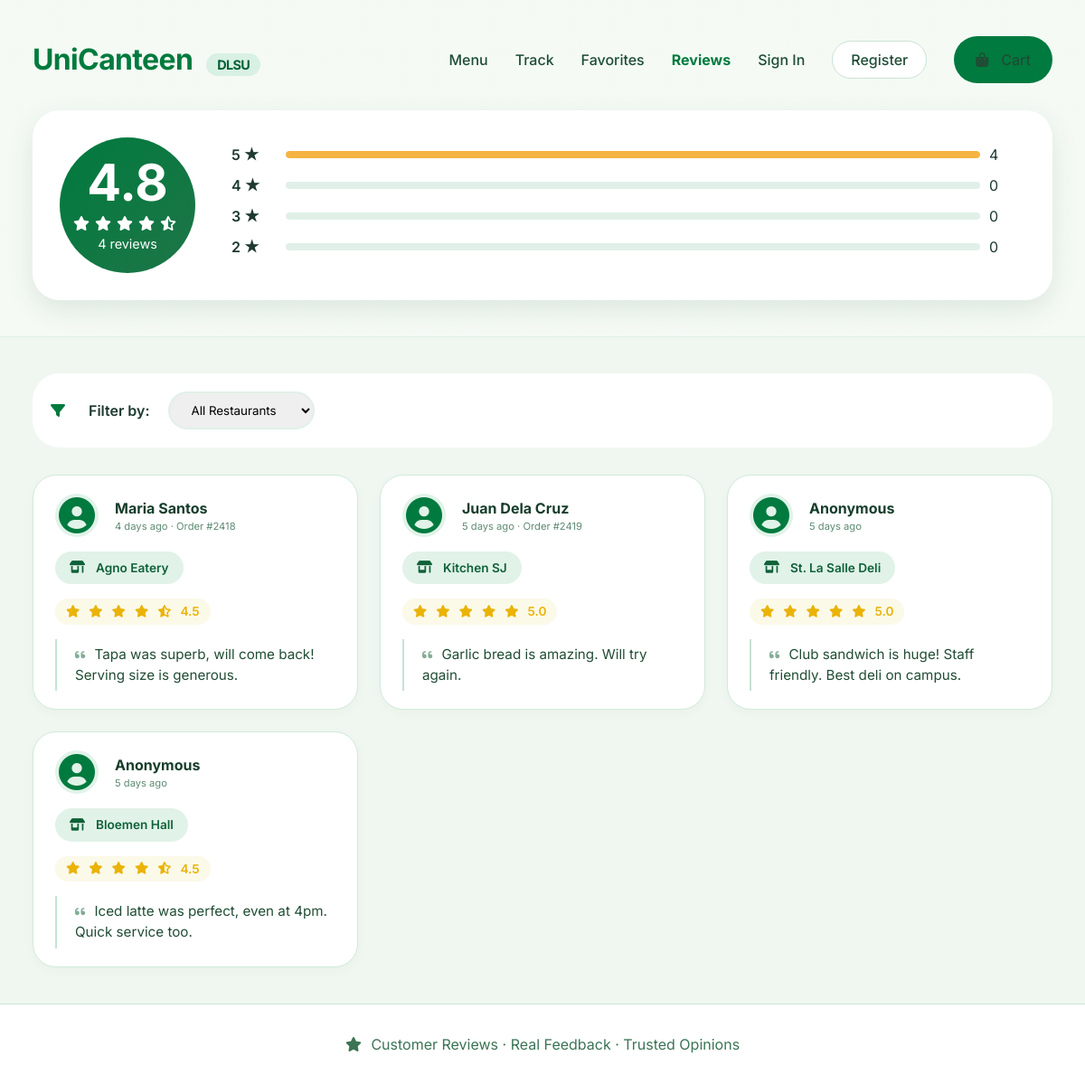
The page /frontend/reviews.php on the database its author committed.
### tables this page shows
CREATE TABLE Ratings (
    ID INT PRIMARY KEY AUTO_INCREMENT,
    restaurant_ID INT,
    order_ID INT UNIQUE,
    rating DECIMAL(3, 2) CHECK (rating BETWEEN 1.0 AND 5.0),
    review TEXT,
    timestamp TIMESTAMP DEFAULT CURRENT_TIMESTAMP,
    FOREIGN KEY (restaurant_ID) REFERENCES Restaurants(ID) ON DELETE CASCADE,
    FOREIGN KEY (order_ID) REFERENCES Orders(ID) ON DELETE CASCADE
);

CREATE TABLE Orders (
    ID INT PRIMARY KEY AUTO_INCREMENT,
    customer_ID INT,
    restaurant_ID INT,
    total_amount DECIMAL(10, 2) NOT NULL,
    status ENUM('P', 'PR', 'R', 'C') DEFAULT 'P',
    queue_number INT,
    payment_method ENUM('cash', 'gcash', 'card') DEFAULT 'cash',
    order_date TIMESTAMP DEFAULT CURRENT_TIMESTAMP,
    pickup_time TIME,
    FOREIGN KEY (customer_ID) REFERENCES Users(ID),
    FOREIGN KEY (restaurant_ID) REFERENCES Restaurants(ID)
);

CREATE TABLE Restaurants (
    ID INT PRIMARY KEY AUTO_INCREMENT,
    name VARCHAR(60) NOT NULL,
    address VARCHAR(100),
    description TEXT,
    logo_url VARCHAR(255),
    owner_ID INT,
    is_open BOOLEAN DEFAULT TRUE,
    created_at TIMESTAMP DEFAULT CURRENT_TIMESTAMP,
    FOREIGN KEY (owner_ID) REFERENCES Users(ID)
);

### config/config.php (called while the page is built, shortened)
<?php
if (!function_exists('url')) {
    function url($path = '') {
        return BASE_PATH . ltrim($path, '/');
    }
}
if (!function_exists('getTimeAgo')) {
    function getTimeAgo($timestamp) {
        $time_ago = strtotime($timestamp);
        $current_time = time();
        $time_difference = $current_time - $time_ago;
        $seconds = $time_difference;
        $minutes = round($seconds / 60);
        $hours = round($seconds / 3600);
        $days = round($seconds / 86400);
        if ($seconds < 60) {
            return "Just now";
        } else if ($minutes < 60) {
            return $minutes . " minute" . ($minutes > 1 ? "s" : "") . " ago";
        } else if ($hours < 24) {
            return $hours . " hour" . ($hours > 1 ? "s" : "") . " ago";
        } else {
            return $days . " day" . ($days > 1 ? "s" : "") . " ago";
        }
    }
}
?>

### frontend/reviews.php (the view, shortened to what this page needs)
<?php
require_once __DIR__ . '/../config/config.php';
$db = Database::getInstance()->getConnection();
$page = isset($_GET['page_num']) ? intval($_GET['page_num']) : 1;
$limit = 10;
$offset = ($page - 1) * $limit;
$reviewsQuery = "SELECT
    rt.*,
    r.name as restaurant_name,
    COALESCE(u.full_name, 'Anonymous') as reviewer_name,
    u.email,
    o.queue_number as order_number
    FROM Ratings rt
    JOIN Restaurants r ON rt.restaurant_ID = r.ID
    LEFT JOIN Orders o ON rt.order_ID = o.ID
    LEFT JOIN Users u ON o.customer_ID = u.ID";
$reviewParams = [];
$reviewTypes = "";
$reviewsQuery .= " ORDER BY rt.timestamp DESC LIMIT ? OFFSET ?";
$reviewParams[] = $limit;
$reviewParams[] = $offset;
$reviewTypes .= "ii";
$reviewStmt = $db->prepare($reviewsQuery);
if (!empty($reviewParams)) {
    $reviewStmt->bind_param($reviewTypes, ...$reviewParams);
}
$reviewStmt->execute();
$reviews = $reviewStmt->get_result();
$statsQuery = "SELECT
    COUNT(*) as total_reviews,
    COALESCE(AVG(rating), 0) as avg_rating,
    SUM(CASE WHEN rating >= 4.5 THEN 1 ELSE 0 END) as five_star,
    SUM(CASE WHEN rating >= 3.5 AND rating < 4.5 THEN 1 ELSE 0 END) as four_star,
    SUM(CASE WHEN rating >= 2.5 AND rating < 3.5 THEN 1 ELSE 0 END) as three_star,
    SUM(CASE WHEN rating < 2.5 THEN 1 ELSE 0 END) as two_star
    FROM Ratings";
$statsStmt = $db->prepare($statsQuery);
$statsStmt->execute();
$stats = $statsStmt->get_result()->fetch_assoc();
?>
<!DOCTYPE html>
<html lang="en">
<head>
    <link rel="stylesheet" href="https://cdnjs.cloudflare.com/ajax/libs/font-awesome/6.0.0-beta3/css/all.min.css">
    <link rel="stylesheet" href="<?php echo url('assets/styles.css'); ?>">
</head>
<body>
    <div class="main-content">
        <section class="reviews-header">
            <div class="wrapper">
                <nav class="customer-nav">
                    <a href="index.php?page=customer" class="logo">UniCanteen <span>DLSU</span></a>
                    <div class="customer-nav-links">
                        <a href="index.php?page=customer#menu">Menu</a>
                        <a href="index.php?page=customer#track">Track</a>
                        <a href="index.php?page=favorites">Favorites</a>
                        <a href="index.php?page=reviews" style="font-weight: 700; color: #007a3e;">Reviews</a>
                        <?php if (isset($_SESSION['user_id'])): ?>
                            <a
                                href="index.php?page=profile"><?php echo htmlspecialchars(explode(' ', $_SESSION['user_name'] ?? 'Profile')[0]); ?></a>
                            <a href="index.php?page=logout" class="btn-outline">Logout</a>
                        <?php else: ?>
                            <a href="index.php?page=login">Sign In</a>
                            <a href="index.php?page=register" class="btn-outline">Register</a>
                        <?php endif; ?>
                        <a href="index.php?page=cart" class="btn-primary">
                            <i class="fas fa-bag-shopping"></i> Cart
                        </a>
                    </div>
                </nav>
                <div class="rating-big">
                    <div class="rating-circle">
                        <span class="number"><?php echo number_format($stats['avg_rating'], 1); ?></span>
                        <span class="stars">
                            <?php
                            $avg = $stats['avg_rating'];
                            for ($i = 1; $i <= 5; $i++):
                                if ($i <= floor($avg))
                                    echo '<i class="fas fa-star"></i>';
                                elseif ($i - 0.5 <= $avg)
                                    echo '<i class="fas fa-star-half-alt"></i>';
                                else
                                    echo '<i class="far fa-star"></i>';
                            endfor;
                            ?>
                        </span>
                        <span style="font-size: 0.9rem;"><?php echo $stats['total_reviews']; ?> reviews</span>
                    </div>
                    <div class="rating-bars">
                        <?php
                        $ratings = [
                            5 => $stats['five_star'],
                            4 => $stats['four_star'],
                            3 => $stats['three_star'],
                            2 => $stats['two_star']
                        ];
                        foreach ($ratings as $stars => $count):
                            $percentage = $stats['total_reviews'] > 0 ? ($count / $stats['total_reviews']) * 100 : 0;
                            ?>
                            <div class="rating-bar">
                                <span class="bar-label"><?php echo $stars; ?> ★</span>
                                <div class="bar-progress">
                                    <div class="bar-fill" style="width: <?php echo $percentage; ?>%"></div>
                                </div>
                                <span style="min-width: 40px;"><?php echo $count; ?></span>
                            </div>
                        <?php endforeach; ?>
                    </div>
                </div>
            </div>
        </section>
        <div class="wrapper">
            <div class="filter-section">
                <i class="fas fa-filter" style="color: #007a3e;"></i>
                <span style="font-weight: 600;">Filter by:</span>
                <select onchange="window.location.href='index.php?page=reviews&restaurant=' + this.value"
                    style="padding: 10px 20px; border: 2px solid #e0f0e8; border-radius: 30px; font-family: 'Inter', sans-serif;">
                    <option value="0">All Restaurants</option>
                </select>
            </div>
            <div class="reviews-grid">
                <?php if ($reviews->num_rows > 0): ?>
                    <?php while ($review = $reviews->fetch_assoc()): ?>
                        <div class="review-card">
                            <div class="reviewer-avatar">
                                <i class="fas fa-user-circle" style="font-size: 2.5rem; color: #007a3e;"></i>
                                <div>
                                    <span
                                        class="name"><?php echo htmlspecialchars($review['reviewer_name'] ?? 'Anonymous'); ?></span>
                                    <div style="font-size: 0.7rem; color: #5f8b74;">
                                        <?php echo getTimeAgo($review['timestamp']); ?>
                                        <?php if ($review['order_number']): ?>
                                            · Order #<?php echo $review['order_number']; ?>
                                        <?php endif; ?>
                                    </div>
                                </div>
                            </div>
                            <div class="stall-badge">
                                <i class="fas fa-store-alt"></i> <?php echo htmlspecialchars($review['restaurant_name']); ?>
                            </div>
                            <div class="stars-container">
                                <?php
                                $rating = $review['rating'];
                                for ($i = 1; $i <= 5; $i++):
                                    if ($i <= floor($rating)):
                                        ?>
                                        <i class="fas fa-star"></i>
                                    <?php elseif ($i - 0.5 <= $rating): ?>
                                        <i class="fas fa-star-half-alt"></i>
                                    <?php else: ?>
                                        <i class="far fa-star"></i>
                                    <?php endif; endfor; ?>
                                <?php echo number_format($rating, 1); ?>
                            </div>
                            <div class="review-text">
                                <i class="fas fa-quote-left"></i>
                                <?php echo htmlspecialchars($review['review']); ?>
                            </div>
                        </div>
                    <?php endwhile; ?>
                <?php endif; ?>
            </div>
        </div>
        <footer class="footer-note">
            <i class="fas fa-star"></i> Customer Reviews · Real Feedback · Trusted Opinions
        </footer>
    </div>
</body>
</html>

### assets/styles.css (style rules this page uses)
:root { --dlsu-green: #007a3e; --dlsu-darkgreen: #006032; --dlsu-lightgreen: #eaf7f0; --white: #ffffff; --off-white: #f9fffc; --border-soft: #cae3d6; --text-muted: #2b5d42; --shadow-left: 4px 0 16px rgba(0, 80, 20, 0.08); --warning: #f5b342; --danger: #b13e3e; --success: #0c6e3a; }
* { margin: 0; padding: 0; box-sizing: border-box; }
body { font-family: 'Inter', sans-serif; background: #f0f7f0; color: #1e3a2f; line-height: 1.5; display: flex; min-height: 100vh; }
i { margin-right: 6px; }
.main-content { flex: 1; overflow-y: auto; margin-left: 108px; background: #f0f7f0; }
.wrapper { max-width: 1300px; margin: 0 auto; padding: 0 36px; }
.btn-outline { border: 1px solid var(--border-soft); background: white; padding: 8px 20px; border-radius: 36px; font-weight: 600; color: var(--dlsu-green); text-decoration: none; transition: all 0.2s; cursor: pointer; }
.btn-primary { background: var(--dlsu-green); color: white; border: none; padding: 14px 24px; border-radius: 40px; font-weight: 600; cursor: pointer; transition: all 0.2s ease; display: inline-flex; align-items: center; justify-content: center; gap: 8px; text-decoration: none; flex: 1; }
.customer-nav { display: flex; justify-content: space-between; align-items: center; padding: 22px 0; }
.logo { font-weight: 700; font-size: 2rem; letter-spacing: -0.02em; color: var(--dlsu-green); text-decoration: none; }
.logo span { background: #d9f0e4; color: var(--dlsu-darkgreen); font-size: 0.9rem; padding: 4px 12px; border-radius: 50px; margin-left: 8px; }
.customer-nav-links { display: flex; gap: 30px; align-items: center; }
.customer-nav-links a { text-decoration: none; font-weight: 500; color: #1f4d35; transition: color 0.2s; }
.reviews-grid { display: flex; flex-direction: column; gap: 16px; margin: 28px 0 32px; }
.review-card { background: var(--white); border-radius: 26px; padding: 20px 24px; border: 1px solid #d0eadb; box-shadow: 0 4px 12px rgba(0, 60, 20, 0.03); display: flex; flex-wrap: wrap; align-items: center; gap: 16px 20px; transition: all 0.1s ease; }
.reviewer-avatar { display: flex; align-items: center; gap: 12px; min-width: 160px; }
.reviewer-avatar i { font-size: 2.2rem; color: var(--dlsu-green); background: #e1f3e9; width: 48px; height: 48px; border-radius: 50%; display: flex; align-items: center; justify-content: center; }
.reviewer-avatar .name { font-weight: 700; font-size: 1rem; color: #173e2b; }
.stall-badge { background: #e1f2e8; border-radius: 40px; padding: 8px 16px; font-size: 0.85rem; font-weight: 600; color: #0e6138; display: inline-flex; align-items: center; gap: 6px; white-space: nowrap; }
.stars-container { display: flex; align-items: center; gap: 4px; color: #eab308; background: #fbf9e8; padding: 4px 12px; border-radius: 40px; font-size: 0.85rem; font-weight: 600; }
.review-text { flex: 2; min-width: 240px; color: #214d34; font-size: 0.95rem; line-height: 1.5; padding: 6px 0 6px 20px; border-left: 2px solid #c5e3d3; }
.review-text i { color: #4f8b6b; opacity: 0.7; margin-right: 6px; font-size: 0.8rem; }
.footer-note { text-align: center; padding: 32px; color: #3b7455; background: white; border-top: 1px solid var(--border-soft); margin-top: 40px; }

### rows shown on the page
ratings: reviewer_name "Maria Santos", timestamp "4 days ago", order_ID.queue_number "2418", restaurant_ID.name "Agno Eatery", rating "4.5", review "Tapa was superb, will come back! Serving size is generous."
ratings: reviewer_name "Juan Dela Cruz", timestamp "5 days ago", order_ID.queue_number "2419", restaurant_ID.name "Kitchen SJ", rating "5.0", review "Garlic bread is amazing. Will try again."
ratings: reviewer_name "Anonymous", timestamp "5 days ago", restaurant_ID.name "St. La Salle Deli", rating "5.0", review "Club sandwich is huge! Staff friendly. Best deli on campus."
ratings: reviewer_name "Anonymous", timestamp "5 days ago", restaurant_ID.name "Bloemen Hall", rating "4.5", review "Iced latte was perfect, even at 4pm. Quick service too."

### other values the page prints
$stats['avg_rating'] "4.8"
$stats['total_reviews'] "4"
$stars "5"
$count "4"
$stars "4"
$count "0"
$stars "3"
$stars "2"
